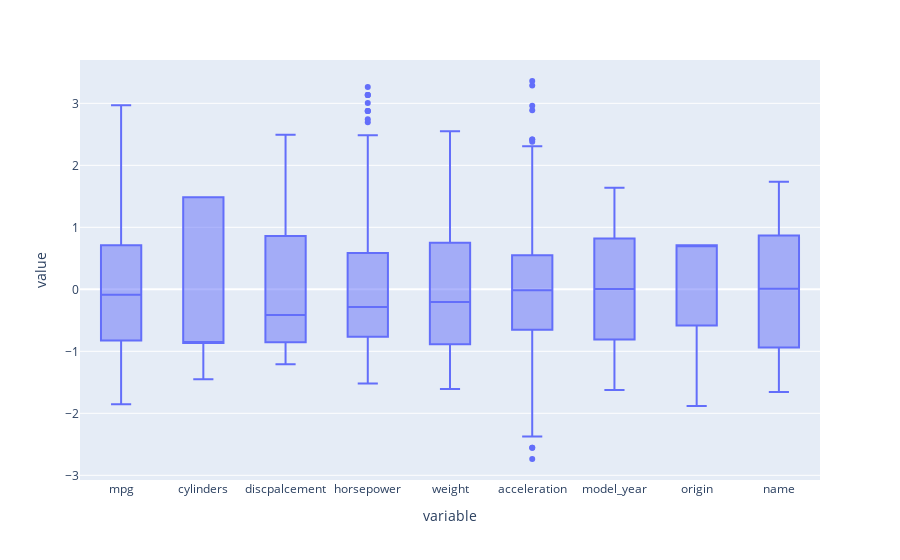

Notebook source saved alongside this figure:
### Code cell
px.box(data)

### Figure 1 — Plotly figure (JSON) as saved in the notebook; plotly's stock layout.template omitted (floating-point values rounded to 4 significant figures; data arrays with more than 128 entries replaced by an {"elided": "..."} marker saying what was removed)
{"data": [{"alignmentgroup": "True", "hovertemplate": "variable=%{x}<br>value=%{y}<extra></extra>", "legendgroup": "", "marker": {"color": "#636efa"}, "name": "", "notched": false, "offsetgroup": "", "orientation": "v", "showlegend": false, "type": "box", "x": {"elided": "3528 str values"}, "x0": " ", "xaxis": "x", "y": {"elided": "3528 float values"}, "y0": " ", "yaxis": "y"}], "layout": {"boxmode": "group", "legend": {"tracegroupgap": 0}, "margin": {"t": 60}, "xaxis": {"anchor": "y", "domain": [0, 1], "title": {"text": "variable"}}, "yaxis": {"anchor": "x", "domain": [0, 1], "title": {"text": "value"}}}}
